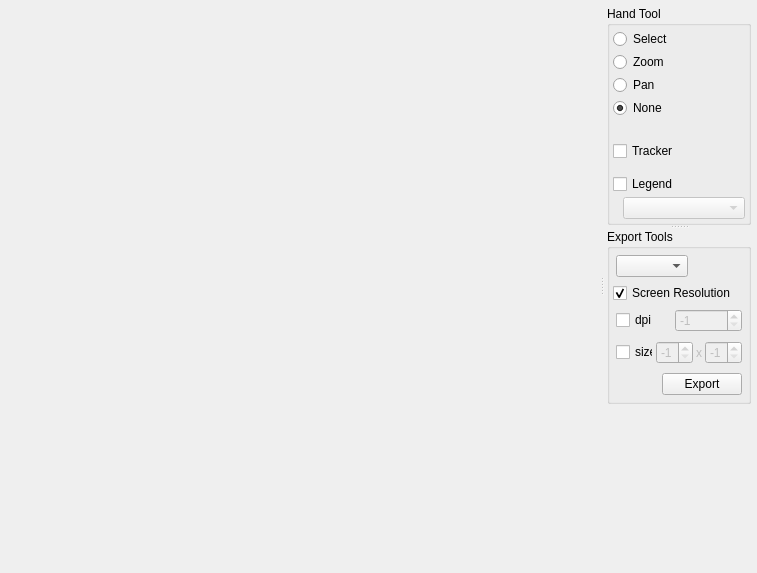
<ui version="4.0" >
 <class>PlotterUI</class>
 <widget class="QWidget" name="PlotterUI" >
  <property name="geometry" >
   <rect>
    <x>0</x>
    <y>0</y>
    <width>757</width>
    <height>573</height>
   </rect>
  </property>
  <property name="windowTitle" >
   <string>Qwt Plotter</string>
  </property>
  <layout class="QVBoxLayout" >
   <property name="spacing" >
    <number>3</number>
   </property>
   <property name="leftMargin" >
    <number>3</number>
   </property>
   <property name="topMargin" >
    <number>3</number>
   </property>
   <property name="rightMargin" >
    <number>3</number>
   </property>
   <property name="bottomMargin" >
    <number>3</number>
   </property>
   <item>
    <widget class="QSplitter" name="splitter_2" >
     <property name="orientation" >
      <enum>Qt::Horizontal</enum>
     </property>
     <widget class="QFrame" name="canvasFrame" >
      <property name="frameShape" >
       <enum>QFrame::NoFrame</enum>
      </property>
      <property name="frameShadow" >
       <enum>QFrame::Plain</enum>
      </property>
      <property name="lineWidth" >
       <number>0</number>
      </property>
     </widget>
     <widget class="QFrame" name="toolFrame" >
      <property name="sizePolicy" >
       <sizepolicy vsizetype="Preferred" hsizetype="Fixed" >
        <horstretch>0</horstretch>
        <verstretch>0</verstretch>
       </sizepolicy>
      </property>
      <property name="maximumSize" >
       <size>
        <width>150</width>
        <height>16777215</height>
       </size>
      </property>
      <property name="frameShape" >
       <enum>QFrame::NoFrame</enum>
      </property>
      <property name="frameShadow" >
       <enum>QFrame::Plain</enum>
      </property>
      <layout class="QVBoxLayout" >
       <property name="spacing" >
        <number>3</number>
       </property>
       <property name="leftMargin" >
        <number>3</number>
       </property>
       <property name="topMargin" >
        <number>3</number>
       </property>
       <property name="rightMargin" >
        <number>3</number>
       </property>
       <property name="bottomMargin" >
        <number>3</number>
       </property>
       <item>
        <widget class="QSplitter" name="splitter" >
         <property name="orientation" >
          <enum>Qt::Vertical</enum>
         </property>
         <widget class="QGroupBox" name="handBox" >
          <property name="sizePolicy" >
           <sizepolicy vsizetype="Fixed" hsizetype="Fixed" >
            <horstretch>0</horstretch>
            <verstretch>0</verstretch>
           </sizepolicy>
          </property>
          <property name="maximumSize" >
           <size>
            <width>150</width>
            <height>16777215</height>
           </size>
          </property>
          <property name="title" >
           <string>Hand Tool</string>
          </property>
          <layout class="QVBoxLayout" >
           <property name="spacing" >
            <number>3</number>
           </property>
           <property name="leftMargin" >
            <number>3</number>
           </property>
           <property name="topMargin" >
            <number>3</number>
           </property>
           <property name="rightMargin" >
            <number>3</number>
           </property>
           <property name="bottomMargin" >
            <number>3</number>
           </property>
           <item>
            <widget class="QRadioButton" name="handSelectButton" >
             <property name="text" >
              <string>Select</string>
             </property>
            </widget>
           </item>
           <item>
            <widget class="QRadioButton" name="handZoomButton" >
             <property name="text" >
              <string>Zoom</string>
             </property>
            </widget>
           </item>
           <item>
            <widget class="QRadioButton" name="handPanButton" >
             <property name="text" >
              <string>Pan</string>
             </property>
            </widget>
           </item>
           <item>
            <widget class="QRadioButton" name="handNoneButton" >
             <property name="text" >
              <string>None</string>
             </property>
             <property name="checked" >
              <bool>true</bool>
             </property>
            </widget>
           </item>
           <item>
            <spacer>
             <property name="orientation" >
              <enum>Qt::Vertical</enum>
             </property>
             <property name="sizeType" >
              <enum>QSizePolicy::Fixed</enum>
             </property>
             <property name="sizeHint" >
              <size>
               <width>20</width>
               <height>20</height>
              </size>
             </property>
            </spacer>
           </item>
           <item>
            <widget class="QCheckBox" name="trackerBox" >
             <property name="enabled" >
              <bool>true</bool>
             </property>
             <property name="text" >
              <string>Tracker</string>
             </property>
            </widget>
           </item>
           <item>
            <spacer>
             <property name="orientation" >
              <enum>Qt::Vertical</enum>
             </property>
             <property name="sizeType" >
              <enum>QSizePolicy::Fixed</enum>
             </property>
             <property name="sizeHint" >
              <size>
               <width>20</width>
               <height>10</height>
              </size>
             </property>
            </spacer>
           </item>
           <item>
            <widget class="QCheckBox" name="legendBox" >
             <property name="text" >
              <string>Legend</string>
             </property>
            </widget>
           </item>
           <item>
            <layout class="QHBoxLayout" >
             <property name="spacing" >
              <number>0</number>
             </property>
             <property name="leftMargin" >
              <number>0</number>
             </property>
             <property name="topMargin" >
              <number>0</number>
             </property>
             <property name="rightMargin" >
              <number>0</number>
             </property>
             <property name="bottomMargin" >
              <number>0</number>
             </property>
             <item>
              <spacer>
               <property name="orientation" >
                <enum>Qt::Horizontal</enum>
               </property>
               <property name="sizeType" >
                <enum>QSizePolicy::Fixed</enum>
               </property>
               <property name="sizeHint" >
                <size>
                 <width>10</width>
                 <height>20</height>
                </size>
               </property>
              </spacer>
             </item>
             <item>
              <widget class="QComboBox" name="legendChooser" >
               <property name="enabled" >
                <bool>false</bool>
               </property>
               <property name="currentIndex" >
                <number>-1</number>
               </property>
              </widget>
             </item>
            </layout>
           </item>
          </layout>
         </widget>
         <widget class="QGroupBox" name="exportBox" >
          <property name="title" >
           <string>Export Tools</string>
          </property>
          <layout class="QVBoxLayout" >
           <property name="spacing" >
            <number>3</number>
           </property>
           <property name="leftMargin" >
            <number>3</number>
           </property>
           <property name="topMargin" >
            <number>3</number>
           </property>
           <property name="rightMargin" >
            <number>3</number>
           </property>
           <property name="bottomMargin" >
            <number>3</number>
           </property>
           <item>
            <layout class="QHBoxLayout" >
             <property name="spacing" >
              <number>3</number>
             </property>
             <property name="leftMargin" >
              <number>3</number>
             </property>
             <property name="topMargin" >
              <number>3</number>
             </property>
             <property name="rightMargin" >
              <number>3</number>
             </property>
             <property name="bottomMargin" >
              <number>3</number>
             </property>
             <item>
              <widget class="QComboBox" name="exportFormat" />
             </item>
             <item>
              <spacer>
               <property name="orientation" >
                <enum>Qt::Horizontal</enum>
               </property>
               <property name="sizeHint" >
                <size>
                 <width>40</width>
                 <height>20</height>
                </size>
               </property>
              </spacer>
             </item>
            </layout>
           </item>
           <item>
            <widget class="QCheckBox" name="exportScreen" >
             <property name="text" >
              <string>Screen Resolution</string>
             </property>
             <property name="checked" >
              <bool>true</bool>
             </property>
            </widget>
           </item>
           <item>
            <layout class="QHBoxLayout" >
             <property name="spacing" >
              <number>3</number>
             </property>
             <property name="leftMargin" >
              <number>3</number>
             </property>
             <property name="topMargin" >
              <number>3</number>
             </property>
             <property name="rightMargin" >
              <number>3</number>
             </property>
             <property name="bottomMargin" >
              <number>3</number>
             </property>
             <item>
              <widget class="QCheckBox" name="exportDPIbox" >
               <property name="text" >
                <string>dpi</string>
               </property>
              </widget>
             </item>
             <item>
              <widget class="QSpinBox" name="exportDPI" >
               <property name="enabled" >
                <bool>false</bool>
               </property>
               <property name="minimum" >
                <number>-1</number>
               </property>
               <property name="maximum" >
                <number>9999999</number>
               </property>
               <property name="value" >
                <number>-1</number>
               </property>
              </widget>
             </item>
            </layout>
           </item>
           <item>
            <layout class="QHBoxLayout" >
             <property name="spacing" >
              <number>3</number>
             </property>
             <property name="leftMargin" >
              <number>3</number>
             </property>
             <property name="topMargin" >
              <number>3</number>
             </property>
             <property name="rightMargin" >
              <number>3</number>
             </property>
             <property name="bottomMargin" >
              <number>3</number>
             </property>
             <item>
              <widget class="QCheckBox" name="exportSizeBox" >
               <property name="text" >
                <string>size</string>
               </property>
              </widget>
             </item>
             <item>
              <widget class="QSpinBox" name="exportWidth" >
               <property name="enabled" >
                <bool>false</bool>
               </property>
               <property name="minimum" >
                <number>-1</number>
               </property>
               <property name="maximum" >
                <number>9999</number>
               </property>
               <property name="value" >
                <number>-1</number>
               </property>
              </widget>
             </item>
             <item>
              <widget class="QLabel" name="label_2" >
               <property name="enabled" >
                <bool>false</bool>
               </property>
               <property name="text" >
                <string>x</string>
               </property>
              </widget>
             </item>
             <item>
              <widget class="QSpinBox" name="exportHeight" >
               <property name="enabled" >
                <bool>false</bool>
               </property>
               <property name="minimum" >
                <number>-1</number>
               </property>
               <property name="maximum" >
                <number>9999</number>
               </property>
               <property name="value" >
                <number>-1</number>
               </property>
              </widget>
             </item>
            </layout>
           </item>
           <item>
            <layout class="QHBoxLayout" >
             <property name="spacing" >
              <number>3</number>
             </property>
             <property name="leftMargin" >
              <number>3</number>
             </property>
             <property name="topMargin" >
              <number>3</number>
             </property>
             <property name="rightMargin" >
              <number>3</number>
             </property>
             <property name="bottomMargin" >
              <number>3</number>
             </property>
             <item>
              <spacer>
               <property name="orientation" >
                <enum>Qt::Horizontal</enum>
               </property>
               <property name="sizeHint" >
                <size>
                 <width>40</width>
                 <height>20</height>
                </size>
               </property>
              </spacer>
             </item>
             <item>
              <widget class="QPushButton" name="exportButton" >
               <property name="text" >
                <string>Export</string>
               </property>
              </widget>
             </item>
            </layout>
           </item>
          </layout>
         </widget>
        </widget>
       </item>
       <item>
        <spacer>
         <property name="orientation" >
          <enum>Qt::Vertical</enum>
         </property>
         <property name="sizeHint" >
          <size>
           <width>20</width>
           <height>421</height>
          </size>
         </property>
        </spacer>
       </item>
      </layout>
     </widget>
    </widget>
   </item>
   <item>
    <widget class="QFrame" name="panelFrame" >
     <property name="frameShape" >
      <enum>QFrame::NoFrame</enum>
     </property>
     <property name="frameShadow" >
      <enum>QFrame::Raised</enum>
     </property>
    </widget>
   </item>
  </layout>
 </widget>
 <resources/>
 <connections>
  <connection>
   <sender>legendBox</sender>
   <signal>toggled(bool)</signal>
   <receiver>legendChooser</receiver>
   <slot>setEnabled(bool)</slot>
   <hints>
    <hint type="sourcelabel" >
     <x>745</x>
     <y>114</y>
    </hint>
    <hint type="destinationlabel" >
     <x>744</x>
     <y>124</y>
    </hint>
   </hints>
  </connection>
  <connection>
   <sender>exportDPIbox</sender>
   <signal>toggled(bool)</signal>
   <receiver>exportDPI</receiver>
   <slot>setEnabled(bool)</slot>
   <hints>
    <hint type="sourcelabel" >
     <x>626</x>
     <y>205</y>
    </hint>
    <hint type="destinationlabel" >
     <x>678</x>
     <y>206</y>
    </hint>
   </hints>
  </connection>
  <connection>
   <sender>exportSizeBox</sender>
   <signal>toggled(bool)</signal>
   <receiver>exportWidth</receiver>
   <slot>setEnabled(bool)</slot>
   <hints>
    <hint type="sourcelabel" >
     <x>618</x>
     <y>228</y>
    </hint>
    <hint type="destinationlabel" >
     <x>643</x>
     <y>228</y>
    </hint>
   </hints>
  </connection>
  <connection>
   <sender>exportSizeBox</sender>
   <signal>toggled(bool)</signal>
   <receiver>exportHeight</receiver>
   <slot>setEnabled(bool)</slot>
   <hints>
    <hint type="sourcelabel" >
     <x>627</x>
     <y>227</y>
    </hint>
    <hint type="destinationlabel" >
     <x>719</x>
     <y>227</y>
    </hint>
   </hints>
  </connection>
  <connection>
   <sender>exportSizeBox</sender>
   <signal>toggled(bool)</signal>
   <receiver>label_2</receiver>
   <slot>setEnabled(bool)</slot>
   <hints>
    <hint type="sourcelabel" >
     <x>627</x>
     <y>227</y>
    </hint>
    <hint type="destinationlabel" >
     <x>691</x>
     <y>227</y>
    </hint>
   </hints>
  </connection>
 </connections>
</ui>
